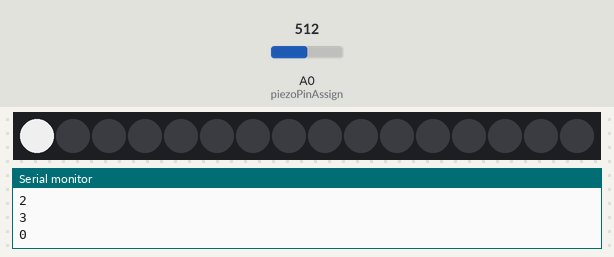
Simulated run of this sketch. Board: Arduino Uno, built with avr-gcc and run on an emulated ATmega328P. On the bench: 16 RGB LEDs in strip order, left to right, the last lines printed to the serial monitor. The test bench sets the inputs (shaded band); at power-on: A0 (piezoPinAssign) = 512. Dim RGB values are drawn brighter than linear.

Above: at 1.3 s.
1.4 s: A0 (piezoPinAssign) set to 84
4.4 s: A0 (piezoPinAssign) set to 72
7.4 s: A0 (piezoPinAssign) set to 90
At 8.07 s:
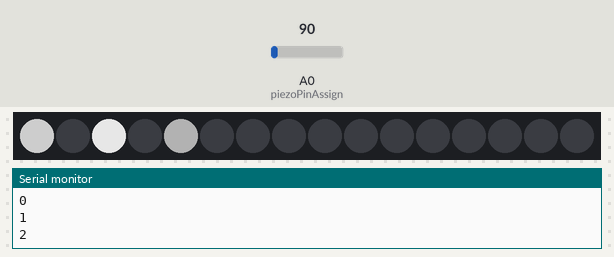
8.9 s: A0 (piezoPinAssign) set to 70
At 12.3 s:
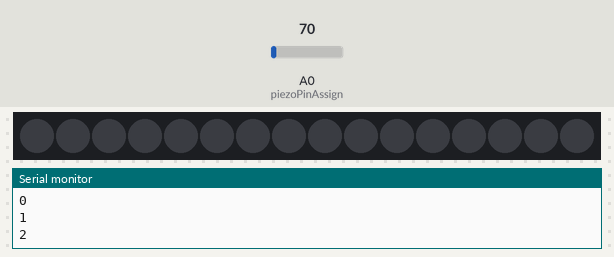
Timing chart, 0 to 12.9 s (numbered marks = the images above; inputs shaded):
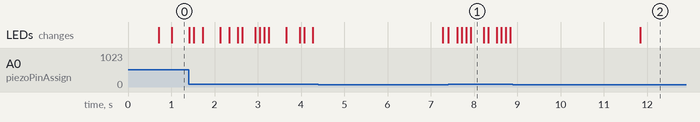

Measured:
- after the input at 7.4 s, the LEDs: first change at once (image 1 shows a later state)
- after the input at 8.9 s, the LEDs: change after 2.9 s (image 2)

The sketch:

StreetDrumv7.ino
```cpp
//v5 adds the color table and a scaling function to return tlc required values
//The purpose of this code is to create a lightshow for street drum performances.
//If I am able to reclaim cost expedeture for creation it will be a project well worth.
//Things to do:
//Trigger Led on hit from the kick/
//programs:
//1: change color every hit on full for 1 second durration and continues if hit within that time frame
//every time a hit is triggred turn off the sensing for a sec b.x there are mini hits due to the drum elasticity
int onOffPattern[16][4] = {{0,0,0,0},{0,0,0,1},{0,0,1,0},
{0,0,1,1},{0,1,0,0},{0,1,0,1},{0,1,1,0},{0,1,1,1},{1,0,0,0},{1,0,0,1},{1,0,1,0},
{1,0,1,1},{1,1,0,0},{1,1,0,1},{1,1,1,0},{1,1,1,1}};
int selectPattern=0;
int selectElementInPattern=0;


#include "Tlc5940.h"
#include "colorValues.h"
int piezoPinAssign = A0; //assigns pin0 on arduino to be input for piezo Sensor
int sensorData;
int lowPassThreshold = 80;
int tlcResolution = 4095;
int colorSelector = 0;
int colorTableSelect =0;
//timer section below
unsigned long previousMillis = 0;
const long interval = 3000;
int lightOn = 0;

unsigned long drumHitsInSeshin=0;

void setup(){
  Serial.begin(9600);//Allows for use of chars and strings as output in serial
  Tlc.init();//initializes the tlc5940 breakout
}
void loop(){

  sensorData = analogRead(piezoPinAssign);//Retrieves hit data from the kick drum through the piezoPinAssigg and snds it to sensor data for safe keeping.
  //Serial.println(colorSelector);
  if(sensorData > lowPassThreshold){//Set lPT so tiny knocks don't trigger the light.

    if(onOffPattern[selectPattern][selectElementInPattern]==1){
      lightOn=1;
      Tlc.set(4,scaledLedValue(colorSelector,0));
      Tlc.set(2,scaledLedValue(colorSelector,1));
      Tlc.set(0,scaledLedValue(colorSelector,2));
      Tlc.update();
      colorSelector++;
      previousMillis= millis();

    }
    Serial.println(selectElementInPattern);
    drumHitsInSeshin++;

    selectElementInPattern++;


    if(selectElementInPattern>3){
      selectElementInPattern=0;
      selectPattern++;
    }
    if(selectPattern>=15){
      selectPattern=0;
    }
    delay(100);
   }
  unsigned long currentMillis = millis();
  if ((currentMillis - previousMillis >= interval)&&(lightOn)) {
    // save the last time you blinked the LED
      Tlc.set(0,0);
      Tlc.set(2,0);
      Tlc.set(4,0);
      Tlc.update();
      //Serial.println("triggered");
    previousMillis = currentMillis;
    lightOn=0;
  }


}
```

Source omitted: colorValues.h (data table, 1836 bytes)
